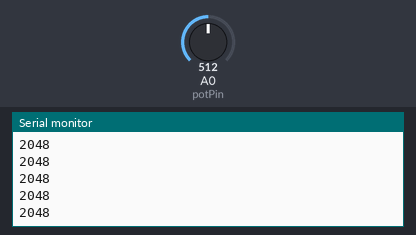
This sketch was run on a simulated Arduino Zero (SAMD21). On the bench: the last lines printed to the serial monitor. The test bench sets the inputs (shaded band); at power-on: A0 (potPin) = 512 (analog values on the 0–1023 scale).

Above: at 1.2 s.
1.3 s: A0 (potPin) set to 716
At 1.56 s:
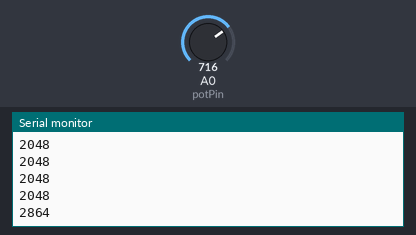
2.8 s: A0 (potPin) set to 900
At 2.96 s:
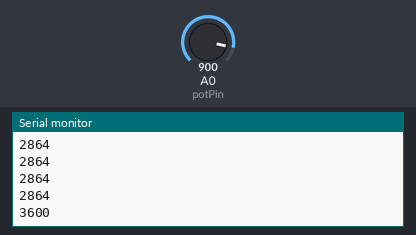
Timing chart, 0 to 5.8 s (numbered marks = the images above; inputs shaded):
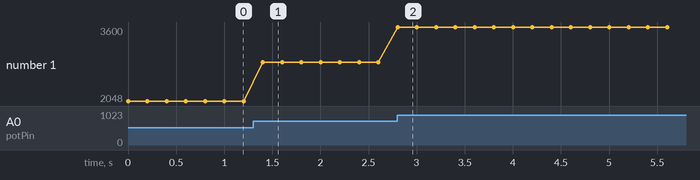

The sketch:

Reading_Potentiometer.ino
```cpp
const int potPin = A0; // Analog input pin connected to the potentiometer

void setup() {
  // Initialize serial communication at 9600 bits per second
  Serial.begin(9600);

  // Set the ADC resolution to 12 bits
  analogReadResolution(12);
}

void loop() {
  // Read the input on analog pin 0 (value will be between 0 and 4095)
  int potValue = analogRead(potPin);

  // Print out the value
  Serial.println(potValue);

  // Wait for a bit to avoid flooding the serial port
  delay(200);
}
```

Measured:
- after the input at 1.3 s, the serial monitor: prints a new line after 0.10 s (image 1)
- after the input at 2.8 s, the serial monitor: prints a new line at once (image 2)
- plotted number 1: 2048 → 2864 after the input at 1.3 s, 2864 → 3600 after the input at 2.8 s
